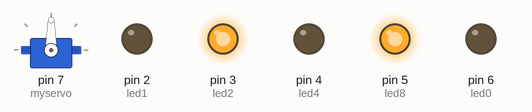
Simulated run of this sketch. Board: Arduino Uno, built with avr-gcc and run on an emulated ATmega328P. Parts: servo, output pins drawn as LEDs (lit = HIGH).

Above: at 0.1 s.
At 3.1 s:
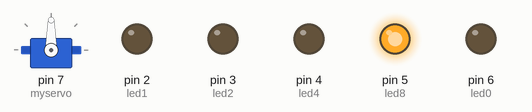
At 7.6 s:
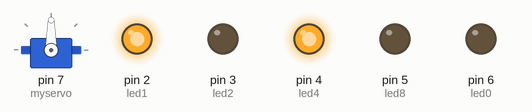
At 16.6 s:
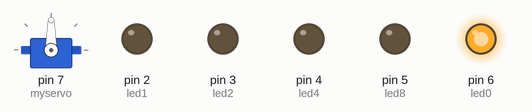
At 27.3 s:
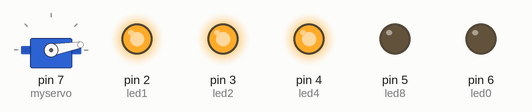
At 37.8 s:
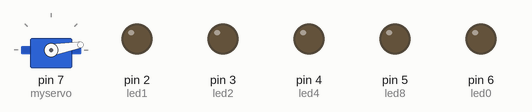
Timing chart, 0 to 40.0 s (numbered marks = the images above):
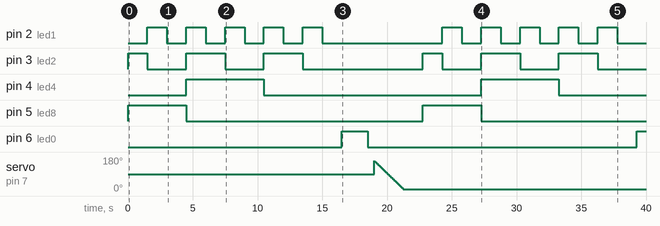

The sketch:

simple_timer_ino.ino
```cpp
int led1 = 2;  //d1 digital 1
int led2 = 3;
int led4 = 4;
int led8 = 5;
int led0 =6;
#include <Servo.h>
Servo myservo;
int pos =0;
void setup(){
  pinMode(led1, OUTPUT);
  pinMode(led2, OUTPUT);
  pinMode(led4, OUTPUT);
  pinMode(led8, OUTPUT);
  pinMode(led0, OUTPUT);
  myservo.attach(7);
  myservo.write(90);
}
void loop(){
  digitalWrite(led8, HIGH);//10
  digitalWrite(led2, HIGH);
  delay(1500);
  digitalWrite(led2, LOW);

  digitalWrite(led8, HIGH);//9
  digitalWrite(led1, HIGH);
  delay(1500);

  digitalWrite(led1, LOW);  //8
  delay (1500);

  digitalWrite(led8, LOW);   //7
  digitalWrite(led4, HIGH);
  digitalWrite(led2, HIGH);
  digitalWrite(led1, HIGH);
  delay (1500);

  digitalWrite(led1, LOW);  //6
  delay (1500);

  digitalWrite(led2, LOW);//5
  digitalWrite(led1, HIGH);
  delay (1500);

  digitalWrite(led1, LOW); //4
  delay (1500);

  digitalWrite(led4, LOW);//3
  digitalWrite(led2, HIGH);
  digitalWrite(led1, HIGH);
  delay(1500);

  digitalWrite(led1, LOW);  //2
  delay(1500);

  digitalWrite(led2, LOW); //1
  digitalWrite(led1, HIGH);
  delay(1500);
  digitalWrite(led1, LOW);
  delay (1500);
  digitalWrite(led0, HIGH);  //0 time.
  delay(2000);
  digitalWrite(led0, LOW);
  delay(500);
  for (pos=10; pos>=160; pos +=1){
    myservo.write(pos);
    delay(20);
  }
  for(pos = 160; pos>=10; pos-=1)     // goes from 180 degrees to 0 degrees
  {
    myservo.write(pos);              // tell servo to go to position in variable 'pos'
    delay(15);                       // waits 15ms for the servo to reach the position
  }
  delay(1500);
}
```

Measured:
- by itself, pin 2 (led1): goes 4 × (HIGH 1.5 s, LOW 1.5 s), HIGH 1.5 s, LOW 9.3 s, 4 × (HIGH 1.5 s, LOW 1.5 s), HIGH 1.5 s, then LOW
- by itself, pin 3 (led2): LOW → HIGH at 0.00 s, → LOW 1.5 s later, → HIGH 3.0 s later, → LOW 3.0 s later, … (12 changes in this stretch)
- by itself, pin 4 (led4): alternates HIGH for 6.0 s and LOW for 16.8 s
- by itself, pin 5 (led8): alternates HIGH for 4.5 s and LOW for 18.3 s
- by itself, pin 6 (led0): LOW → HIGH at 16.5 s, → LOW 2.0 s later, → HIGH 20.8 s later
